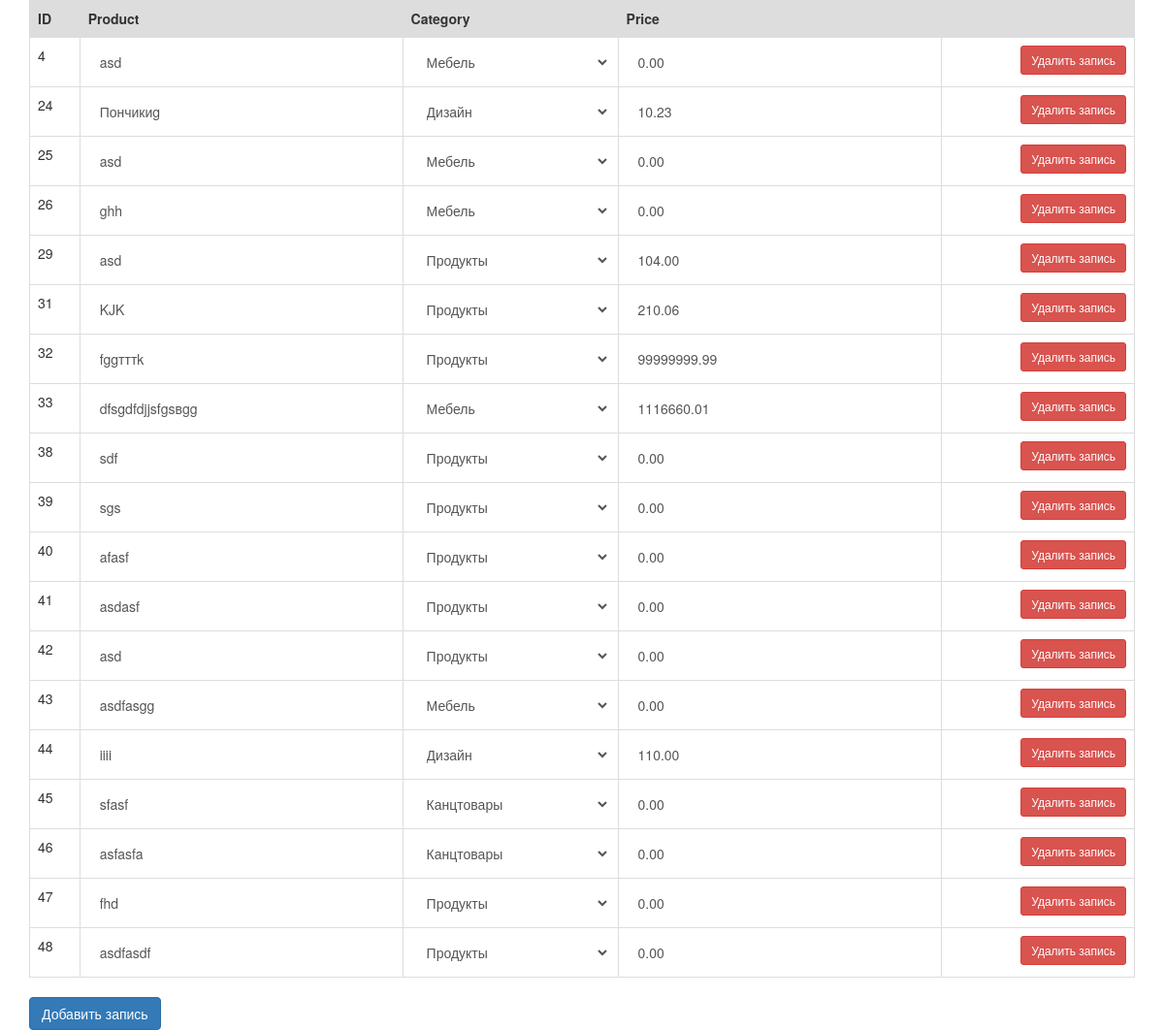
The page / on the database its author committed.
### tables this page shows
CREATE TABLE IF NOT EXISTS `table_modify` (
  `id` int(11) NOT NULL AUTO_INCREMENT,
  `product_name` varchar(50) NOT NULL,
  `category_id` int(50) NOT NULL,
  `price` decimal(10,2) NOT NULL DEFAULT '0.00',
  PRIMARY KEY (`id`)
);

### index.php (the view, shortened to what this page needs)
<?php
require_once 'config.php';
$conn = new mysqli($DB_CONN['server'], $DB_CONN['username'], $DB_CONN['password'], $DB_CONN['db']);
$conn->set_charset("utf8");
$sql = "SELECT * FROM table_modify tm LEFT JOIN category c ON tm.category_id = c.category_id";
$result = $conn->query($sql) or die("Select failed: " . $conn->error);
while($row = $result->fetch_assoc()) {
	$data['rows'][] = array(
		'id'				=> $row['id'],
		'product_name'		=> $row['product_name'],
		'category_id'		=> $row['category_id'],
		'category_name'		=> $row['category_name'],
		'price'				=> number_format(floatval($row['price']), 2, '.', ''),
		);
}
$sql = "SELECT * FROM category";
$result = $conn->query($sql) or die("Select failed: " . $conn->error);
while($row = $result->fetch_assoc()) {
	$data['categories'][] = array(
		'category_name'		=> $row['category_name'],
		);
}
?>
<!DOCTYPE html>
<html>
	<head>
		<link rel="stylesheet" href="https://maxcdn.bootstrapcdn.com/bootstrap/3.3.7/css/bootstrap.min.css">
		<link rel="stylesheet" href="https://code.jquery.com/ui/1.12.1/themes/base/jquery-ui.css">
		<link rel="stylesheet" type="text/css" href="css/main.css">
	</head>
	<body>
		<div class="container">
			<div class="table-responsive">
				<table class="table table-hover table-bordered">
					<thead>
						<tr style="background-color: #ddd;">
							<th>ID</th>
							<th>Product</th>
							<th>Category</th>
							<th>Price</th>
							<th></th>
						</tr>
					</thead>
					<tbody>
						<?php $rows = 0; ?>
						<?php foreach ($data['rows'] as $row) : ?>
							<tr id="row-<?php echo $rows; ?>">
								<td><?php echo $row['id']; ?></td>
								<td><input class="form-control form-control-addition" type="text" name="product" id="tab_product" value="<?php echo $row['product_name']; ?>"></td>
								<td>
									<select name="category" id="tab_category_id" class="form-control form-control-addition">
										<?php foreach ($data['categories'] as $k => $category) : ?>
											<option value="<?php echo $k+1; ?>" <?php if ($row['category_id'] == $k+1) : ?> selected <?php endif ?>><?php echo $category['category_name']; ?></option>
										<?php endforeach ?>
									</select>
								</td>
								<td><input class="form-control form-control-addition" type="text" name="price" id="tab_price" value="<?php echo $row['price']; ?>"></td>
								<td class="text-right">
									<button name="del-row" value="<?php echo $row['id']; ?>" type="button" class="btn btn-danger btn-sm" title="Удалить запись">Удалить запись</button>
								</td>
							</tr>
							<?php $rows++; ?>
						<?php endforeach ?>
					</tbody>
				</table>
				<button id="add-row" type="button" class="btn btn-primary" title="Добавить запись">Добавить запись</button>
			</div>
		</div>
	</body>
</html>

### css/main.css (style rules this page uses)
.form-control-addition { border: none; outline: none; background-color: transparent; transition: none; box-shadow: none; }

### rows shown on the page
table_modify: id "4", product "asd", price "0.00"
table_modify: id "24", product "Пончикиg", price "10.23"
table_modify: id "25", product "asd", price "0.00"
table_modify: id "26", product "ghh", price "0.00"
table_modify: id "29", product "asd", price "104.00"
table_modify: id "31", product "KJK", price "210.06"
table_modify: id "32", product "fggтттk", price "99999999.99"
table_modify: id "33", product "dfsgdfdjjsfgsвgg", price "1116660.01"
table_modify: id "38", product "sdf", price "0.00"
table_modify: id "39", product "sgs", price "0.00"
table_modify: id "40", product "afasf", price "0.00"
table_modify: id "41", product "asdasf", price "0.00"
table_modify: id "42", product "asd", price "0.00"
table_modify: id "43", product "asdfasgg", price "0.00"
table_modify: id "44", product "iiii", price "110.00"
table_modify: id "45", product "sfasf", price "0.00"
table_modify: id "46", product "asfasfa", price "0.00"
table_modify: id "47", product "fhd", price "0.00"
table_modify: id "48", product "asdfasdf", price "0.00"

### other values the page prints
form field category "Мебель"
form field category "Дизайн"
form field category "Продукты"
form field category "Канцтовары"
